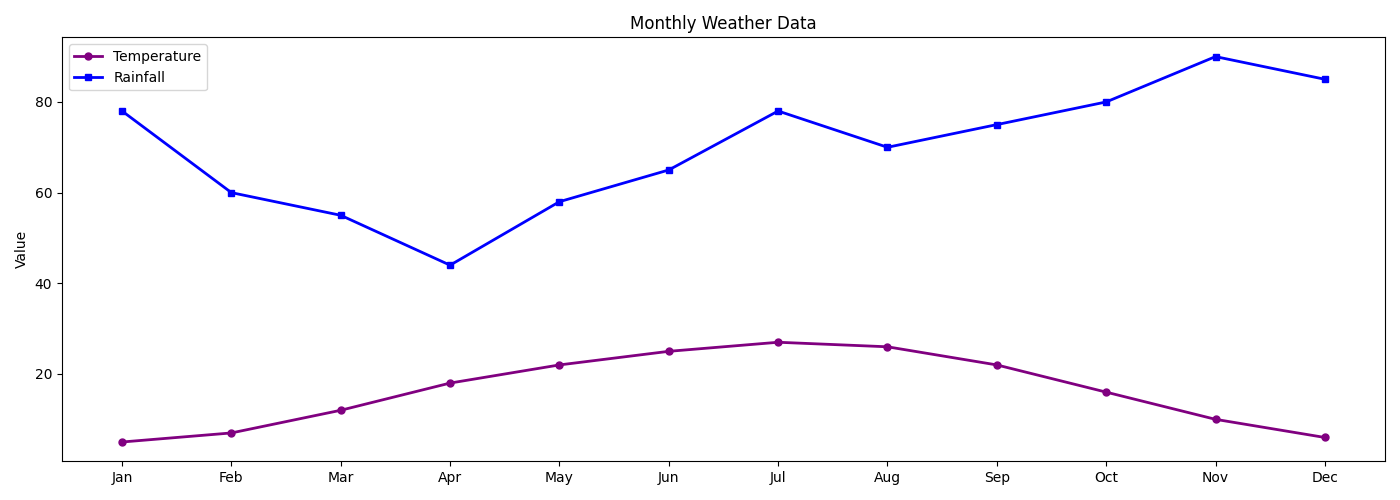

The script that drew this image:
import matplotlib.pyplot as plt
import numpy as np

months = np.array(['Jan', 'Feb', 'Mar', 'Apr', 'May', 'Jun', 'Jul', 'Aug', 'Sep', 'Oct', 'Nov', 'Dec'])
temperature = [5, 7, 12, 18, 22, 25, 27, 26, 22, 16, 10, 6]
rainfall = [78, 60, 55, 44, 58, 65, 78, 70, 75, 80, 90, 85]  # Added data series for rainfall

fig, ax = plt.subplots(figsize=(14, 5))

ax.plot(months, temperature, color='purple', marker='o', linestyle='-', linewidth=2, markersize=5, label='Temperature')
ax.plot(months, rainfall, color='blue', marker='s', linestyle='-', linewidth=2, markersize=5, label='Rainfall')  # New plot for rainfall

ax.set_ylabel('Value')  # Add a label for y-axis
ax.set_title('Monthly Weather Data')
ax.legend()

plt.tight_layout()
plt.show()
